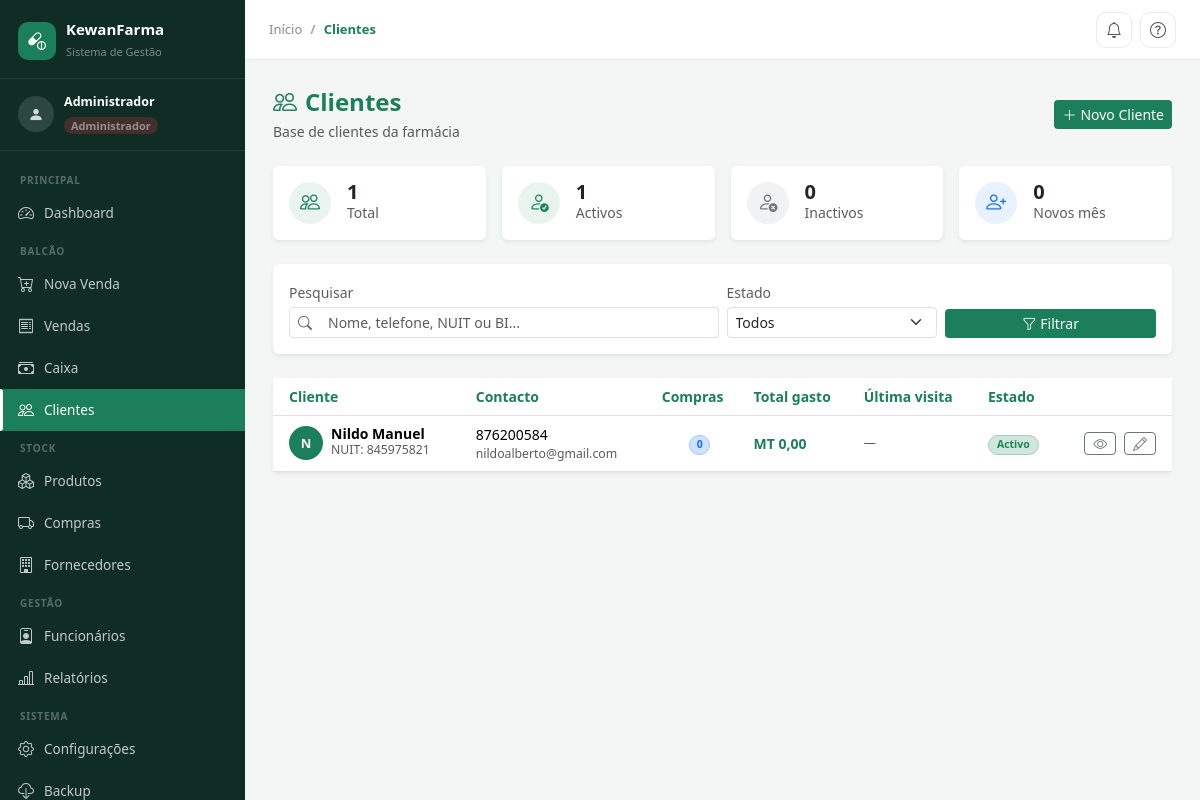
Screenshot of /clientes (signed in) with the database file from the repository.
### tables this page shows
CREATE TABLE `clientes` (
  `id` int(10) unsigned NOT NULL AUTO_INCREMENT,
  `nome` varchar(150) NOT NULL,
  `nuit` varchar(20) DEFAULT NULL,
  `bi` varchar(20) DEFAULT NULL,
  `telefone` varchar(20) DEFAULT NULL,
  `email` varchar(180) DEFAULT NULL,
  `endereco` varchar(255) DEFAULT NULL,
  `data_nascimento` date DEFAULT NULL,
  `sexo` enum('M','F','outro') DEFAULT NULL,
  `observacoes` text DEFAULT NULL,
  `ativo` tinyint(1) NOT NULL DEFAULT 1,
  `criado_em` timestamp NOT NULL DEFAULT current_timestamp(),
  `actualizado_em` timestamp NOT NULL DEFAULT current_timestamp() ON UPDATE current_timestamp(),
  PRIMARY KEY (`id`),
  UNIQUE KEY `uq_clientes_nuit` (`nuit`),
  KEY `idx_clientes_nome` (`nome`),
  KEY `idx_clientes_telefone` (`telefone`),
  KEY `idx_clientes_ativo` (`ativo`)
);

### app/Controllers/ClienteController.php (called while the page is built, shortened)
<?php
class ClienteController
{
    private Cliente $model;
    public function __construct()
    {
        $this->model = new Cliente();
    }
    public function index(): void
    {
        $pesquisa = trim($_GET['q']      ?? '');
        $status   = $_GET['status']       ?? '';
        $page     = max(1, (int)($_GET['page'] ?? 1));
        $paginacao = $this->model->listar($pesquisa, $status, $page, 20);
        $stats     = $this->model->estatisticas();
        View::render('clientes.index', [
            'titulo'     => 'Clientes',
            'activePage' => 'clientes',
            'breadcrumb' => ['Clientes' => null],
            'paginacao'  => $paginacao,
            'stats'      => $stats,
            'pesquisa'   => $pesquisa,
            'status'     => $status,
            'flash_sucesso' => $_SESSION['flash_sucesso'] ?? null,
            'flash_erro'    => $_SESSION['flash_erro']    ?? null,
        ]);
    }
}

### core/App.php (called while the page is built, shortened)
<?php
class App {
    public static function run(): void {
        $router = new Router();
        $url    = $_GET['url'] ?? '/';
        $method = $_SERVER['REQUEST_METHOD'];
        $router->dispatch('/' . trim($url, '/'), $method);
    }
}

### public/index.php (called while the page is built, shortened)
<?php
\Core\App::run();

### core/Database.php (called while the page is built, shortened)
<?php
class Database {
    private static ?PDO $instance = null;
    public static function getInstance(): PDO {
        if (self::$instance === null) {
            $dsn = sprintf(
                'mysql:host=%s;port=%s;dbname=%s;charset=utf8mb4',
                $_ENV['DB_HOST'], $_ENV['DB_PORT'], $_ENV['DB_NAME']
            );
            try {
                self::$instance = new PDO($dsn, $_ENV['DB_USER'], $_ENV['DB_PASS'], [
                    PDO::ATTR_ERRMODE            => PDO::ERRMODE_EXCEPTION,
                    PDO::ATTR_DEFAULT_FETCH_MODE => PDO::FETCH_ASSOC,
                    PDO::ATTR_EMULATE_PREPARES   => false,
                ]);
            } catch (PDOException $e) {
                error_log('DB Error: ' . $e->getMessage());
                die(json_encode(['erro' => 'Falha na ligação ao banco de dados.']));
            }
        }
        return self::$instance;
    }
}

### app/Models/Cliente.php (called while the page is built, shortened)
<?php
class Cliente extends BaseModel
{
    public function listar(string $pesquisa = '', string $status = '', int $page = 1, int $perPage = 20): array
    {
        $where  = ['1=1'];
        $params = [];
        $whereStr = implode(' AND ', $where);
        $offset   = ($page - 1) * $perPage;
        $stmtCount = $this->db->prepare("SELECT COUNT(*) FROM clientes c WHERE $whereStr");
        $stmtCount->execute($params);
        $total = (int) $stmtCount->fetchColumn();
        $stmtData = $this->db->prepare("
            SELECT c.*,
                COUNT(v.id)      AS total_compras,
                SUM(v.total)     AS total_gasto,
                MAX(v.criado_em) AS ultima_compra
            FROM clientes c
            LEFT JOIN vendas v ON v.cliente_id = c.id AND v.status = 'concluida'
            WHERE $whereStr
            GROUP BY c.id
            ORDER BY c.nome
            LIMIT $perPage OFFSET $offset
        ");
        $stmtData->execute($params);
        return [
            'data'         => $stmtData->fetchAll(),
            'total'        => $total,
            'per_page'     => $perPage,
            'current_page' => $page,
            'last_page'    => max(1, (int) ceil($total / $perPage)),
        ];
    }
}

### core/BaseModel.php (called while the page is built, shortened)
<?php
abstract class BaseModel {
    public function __construct() {
        $this->db = Database::getInstance();
    }
}

### app/Views/clientes/index.php (the view, shortened to what this page needs)
<?php
$APP = $_ENV['APP_URL'] ?? '';
?>
<div class="d-flex align-items-center justify-content-between mb-4 flex-wrap gap-2">
  <div>
    <h1 class="h4 fw-bold mb-0" style="color:var(--kf-primary)">
      <i class="bi bi-people me-2"></i>Clientes
    </h1>
    <p class="text-muted small mb-0 mt-1">Base de clientes da farmácia</p>
  </div>
  <a href="<?= $APP ?>/clientes/novo" class="btn btn-sm" style="background:var(--kf-primary);color:#fff;border:none">
    <i class="bi bi-plus-lg me-1"></i>Novo Cliente
  </a>
</div>
<div class="row g-3 mb-4">
  <?php
  $cards = [
    ['Total',      $stats['total'],     'bi-people',       '#1a7f5a'],
    ['Activos',    $stats['activos'],   'bi-person-check', '#198754'],
    ['Inactivos',  $stats['inactivos'], 'bi-person-x',     '#6c757d'],
    ['Novos mês',  $stats['novos_mes'], 'bi-person-plus',  '#0d6efd'],
  ];
  foreach ($cards as [$lbl, $val, $icon, $cor]):
  ?>
  <div class="col-6 col-md-3">
    <div class="card border-0 shadow-sm h-100">
      <div class="card-body d-flex align-items-center gap-3 p-3">
        <div class="rounded-circle d-flex align-items-center justify-content-center flex-shrink-0"
             style="width:42px;height:42px;background:<?= $cor ?>18">
          <i class="bi <?= $icon ?> fs-5" style="color:<?= $cor ?>"></i>
        </div>
        <div>
          <div class="fw-bold fs-5 lh-1"><?= $val ?></div>
          <div class="text-muted small"><?= $lbl ?></div>
        </div>
      </div>
    </div>
  </div>
  <?php endforeach; ?>
</div>
<div class="card border-0 shadow-sm mb-4">
  <div class="card-body p-3">
    <form method="GET" action="<?= $APP ?>/clientes" class="row g-2 align-items-end">
      <div class="col-12 col-md-6">
        <label class="form-label small mb-1 text-muted">Pesquisar</label>
        <div class="input-group input-group-sm">
          <span class="input-group-text bg-white"><i class="bi bi-search text-muted"></i></span>
          <input type="text" name="q" class="form-control form-control-sm border-start-0"
                 placeholder="Nome, telefone, NUIT ou BI..."
                 value="<?= htmlspecialchars($pesquisa) ?>">
        </div>
      </div>
      <div class="col-6 col-md-3">
        <label class="form-label small mb-1 text-muted">Estado</label>
        <select name="status" class="form-select form-select-sm">
          <option value="">Todos</option>
        </select>
      </div>
      <div class="col-6 col-md-3 d-flex gap-2">
        <button type="submit" class="btn btn-sm flex-fill" style="background:var(--kf-primary);color:#fff;border:none">
          <i class="bi bi-funnel me-1"></i>Filtrar
        </button>
      </div>
    </form>
  </div>
</div>
<div class="card border-0 shadow-sm">
  <div class="card-body p-0">
    <?php if (empty($paginacao['data'])): ?>
    <div class="text-center py-5 text-muted">
      <i class="bi bi-people fs-1 d-block mb-2"></i>
      <?= $pesquisa || $status ? 'Nenhum cliente encontrado.' : 'Ainda não há clientes registados.' ?>
    </div>
    <?php else: ?>
    <div class="table-responsive">
      <table class="table table-hover align-middle mb-0" style="font-size:.875rem">
        <thead style="background:var(--kf-primary-light)">
          <tr>
            <th class="ps-3 py-2 fw-semibold" style="color:var(--kf-primary)">Cliente</th>
            <th class="py-2 fw-semibold d-none d-md-table-cell" style="color:var(--kf-primary)">Contacto</th>
            <th class="py-2 fw-semibold d-none d-lg-table-cell" style="color:var(--kf-primary)">Compras</th>
            <th class="py-2 fw-semibold d-none d-lg-table-cell" style="color:var(--kf-primary)">Total gasto</th>
            <th class="py-2 fw-semibold d-none d-md-table-cell" style="color:var(--kf-primary)">Última visita</th>
            <th class="py-2 fw-semibold" style="color:var(--kf-primary)">Estado</th>
            <th class="pe-3 py-2"></th>
          </tr>
        </thead>
        <tbody>
        <?php foreach ($paginacao['data'] as $c): ?>
          <tr>
            <td class="ps-3">
              <div class="d-flex align-items-center gap-2">
                <div class="rounded-circle d-flex align-items-center justify-content-center text-white fw-bold flex-shrink-0"
                     style="width:34px;height:34px;background:var(--kf-primary);font-size:13px">
                  <?= mb_strtoupper(mb_substr($c['nome'], 0, 1)) ?>
                </div>
                <div>
                  <div class="fw-semibold lh-1"><?= htmlspecialchars($c['nome']) ?></div>
                  <?php if ($c['nuit']): ?>
                  <div class="text-muted small">NUIT: <?= htmlspecialchars($c['nuit']) ?></div>
                  <?php elseif ($c['bi']): ?>
                  <div class="text-muted small">BI: <?= htmlspecialchars($c['bi']) ?></div>
                  <?php endif; ?>
                </div>
              </div>
            </td>
            <td class="d-none d-md-table-cell">
              <div><?= htmlspecialchars($c['telefone'] ?? '—') ?></div>
              <?php if ($c['email']): ?>
              <div class="text-muted small"><?= htmlspecialchars($c['email']) ?></div>
              <?php endif; ?>
            </td>
            <td class="d-none d-lg-table-cell text-center">
              <span class="badge bg-primary-subtle text-primary border border-primary-subtle rounded-pill">
                <?= (int)$c['total_compras'] ?>
              </span>
            </td>
            <td class="d-none d-lg-table-cell fw-semibold" style="color:var(--kf-primary)">
              MT <?= number_format((float)($c['total_gasto'] ?? 0), 2, ',', '.') ?>
            </td>
            <td class="d-none d-md-table-cell text-muted small">
              <?= $c['ultima_compra'] ? date('d/m/Y', strtotime($c['ultima_compra'])) : '—' ?>
            </td>
            <td>
              <?php if ($c['ativo']): ?>
              <span class="badge bg-success-subtle text-success border border-success-subtle rounded-pill px-2">Activo</span>
              <?php else: ?>
              <span class="badge bg-secondary-subtle text-secondary border border-secondary-subtle rounded-pill px-2">Inactivo</span>
              <?php endif; ?>
            </td>
            <td class="pe-3 text-end">
              <a href="<?= $APP ?>/clientes/<?= $c['id'] ?>"
                 class="btn btn-sm btn-outline-secondary py-0 px-2" title="Ver ficha">
                <i class="bi bi-eye"></i>
              </a>
              <a href="<?= $APP ?>/clientes/<?= $c['id'] ?>/editar"
                 class="btn btn-sm btn-outline-secondary py-0 px-2 ms-1" title="Editar">
                <i class="bi bi-pencil"></i>
              </a>
            </td>
          </tr>
        <?php endforeach; ?>
        </tbody>
      </table>
    </div>
    <?php endif; ?>
  </div>
</div>

### core/Router.php (shortened to what this page needs)
<?php
class Router {
    private array $routes = [];
    public function get(string $path, array $action): void {
        $this->routes['GET'][$path] = $action;
    }
    public function post(string $path, array $action): void {
        $this->routes['POST'][$path] = $action;
    }
    public function dispatch(string $url, string $method): void {
        $url    = rtrim($url, '/') ?: '/';
        $method = strtoupper($method);
        foreach ($this->routes[$method] ?? [] as $pattern => $action) {
            $regex = preg_replace('/\{(\w+)\}/', '(?P<$1>[^/]+)', $pattern);
            if (preg_match('#^' . $regex . '$#', $url, $matches)) {
                $params = array_filter($matches, 'is_string', ARRAY_FILTER_USE_KEY);
                [$controllerName, $methodName] = $action;
                (new $class)->{$methodName}(...array_values($params));
                return;
            }
        }
    }
}

### app/Views/layouts/base.php (style rules this page uses)
:root { --kf-primary: #1a7f5a; --kf-primary-dark: #0d5c41; --kf-primary-light: #e8f5f0; --kf-sidebar-bg: #0f2d24; --kf-sidebar-hover: #1a4a35; --kf-sidebar-active:#1a7f5a; --kf-sidebar-text: rgba(255,255,255,.75); --kf-sidebar-width: 245px; --kf-header-h: 60px; }
*, *::before, *::after { box-sizing: border-box; margin: 0; padding: 0; }
body { font-family: 'Segoe UI', system-ui, sans-serif; background: #f4f6f5; color: #1a2e27; min-height: 100vh; }

### rows the page displays
clientes: nome "N", nome "Nildo Manuel", nuit "845975821", telefone "876200584", email "nildoalberto@gmail.com", total_compras "0", total_gasto "0,00", ativo "Activo"

### other values shown
$label "Clientes"
$val "1"
$lbl "Total"
$lbl "Activos"
$val "0"
$lbl "Inactivos"
$lbl "Novos mês"
